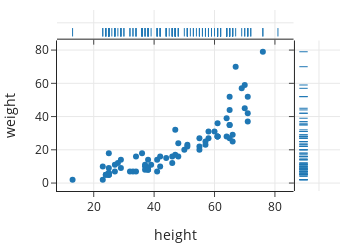

Here is the notebook cell this chart was saved with:
### Markdown cell above
{numref}`Figure %s <height-vs-weights>`
displays a scatter plot of weight and height of dog breeds (both are
quantitative). We observe that dogs that are above average in height tend to be
above average in weight. This relationship appears nonlinear: the change in
weight for taller dogs grows faster than for shorter dogs. Indeed, that makes
sense if we think of a dog as basically shaped like a box: for similarly
proportioned boxes, the weight of the contents of the box has a cubic
relationship to its length.

### Code cell
px.scatter(dogs, x='height', y='weight', 
            marginal_x="rug", marginal_y="rug",
            width=350, height=250)

### Figure 1 — Plotly figure (JSON) as saved in the notebook; plotly's stock layout.template omitted (floating-point values rounded to 4 significant figures; data arrays with more than 128 entries replaced by an {"elided": "..."} marker saying what was removed)
{"data": [{"hovertemplate": "height=%{x}<br>weight=%{y}<extra></extra>", "legendgroup": "", "marker": {"color": "#1F77B4", "symbol": "circle"}, "mode": "markers", "name": "", "orientation": "v", "showlegend": false, "type": "scatter", "x": {"elided": "172 int values"}, "xaxis": "x", "y": {"elided": "172 float values"}, "yaxis": "y"}, {"alignmentgroup": "True", "boxpoints": "all", "fillcolor": "rgba(255,255,255,0)", "hoveron": "points", "hovertemplate": "height=%{x}<extra></extra>", "jitter": 0, "legendgroup": "", "line": {"color": "rgba(255,255,255,0)"}, "marker": {"color": "#1F77B4", "symbol": "line-ns-open"}, "name": "", "offsetgroup": "", "showlegend": false, "type": "box", "x": {"elided": "172 int values"}, "xaxis": "x3", "yaxis": "y3"}, {"alignmentgroup": "True", "boxpoints": "all", "fillcolor": "rgba(255,255,255,0)", "hoveron": "points", "hovertemplate": "weight=%{y}<extra></extra>", "jitter": 0, "legendgroup": "", "line": {"color": "rgba(255,255,255,0)"}, "marker": {"color": "#1F77B4", "symbol": "line-ew-open"}, "name": "", "offsetgroup": "", "showlegend": false, "type": "box", "xaxis": "x2", "y": {"elided": "172 float values"}, "yaxis": "y2"}], "layout": {"height": 250, "legend": {"tracegroupgap": 0}, "width": 350, "xaxis": {"anchor": "y", "autorange": true, "domain": [0, 0.8358], "range": [7.843, 86.16], "title": {"text": "height"}, "type": "linear"}, "xaxis2": {"anchor": "y2", "autorange": true, "domain": [0.8408, 1], "matches": "x2", "range": [-0.5713, 0.5], "showline": false, "showticklabels": false, "ticks": "", "type": "category"}, "xaxis3": {"anchor": "y3", "autorange": true, "domain": [0, 0.8358], "matches": "x", "range": [7.843, 86.16], "showticklabels": false, "type": "linear"}, "xaxis4": {"anchor": "y4", "domain": [0.8408, 1], "matches": "x2", "showline": false, "showticklabels": false, "ticks": ""}, "yaxis": {"anchor": "x", "autorange": true, "domain": [0, 0.8316], "range": [-4.785, 85.78], "title": {"text": "weight"}, "type": "linear"}, "yaxis2": {"anchor": "x2", "autorange": true, "domain": [0, 0.8316], "matches": "y", "range": [-4.785, 85.78], "showticklabels": false, "type": "linear"}, "yaxis3": {"anchor": "x3", "autorange": true, "domain": [0.8416, 1], "matches": "y3", "range": [-0.6169, 0.5], "showline": false, "showticklabels": false, "ticks": "", "type": "category"}, "yaxis4": {"anchor": "x4", "domain": [0.8416, 1], "matches": "y3", "showline": false, "showticklabels": false, "ticks": ""}}}
